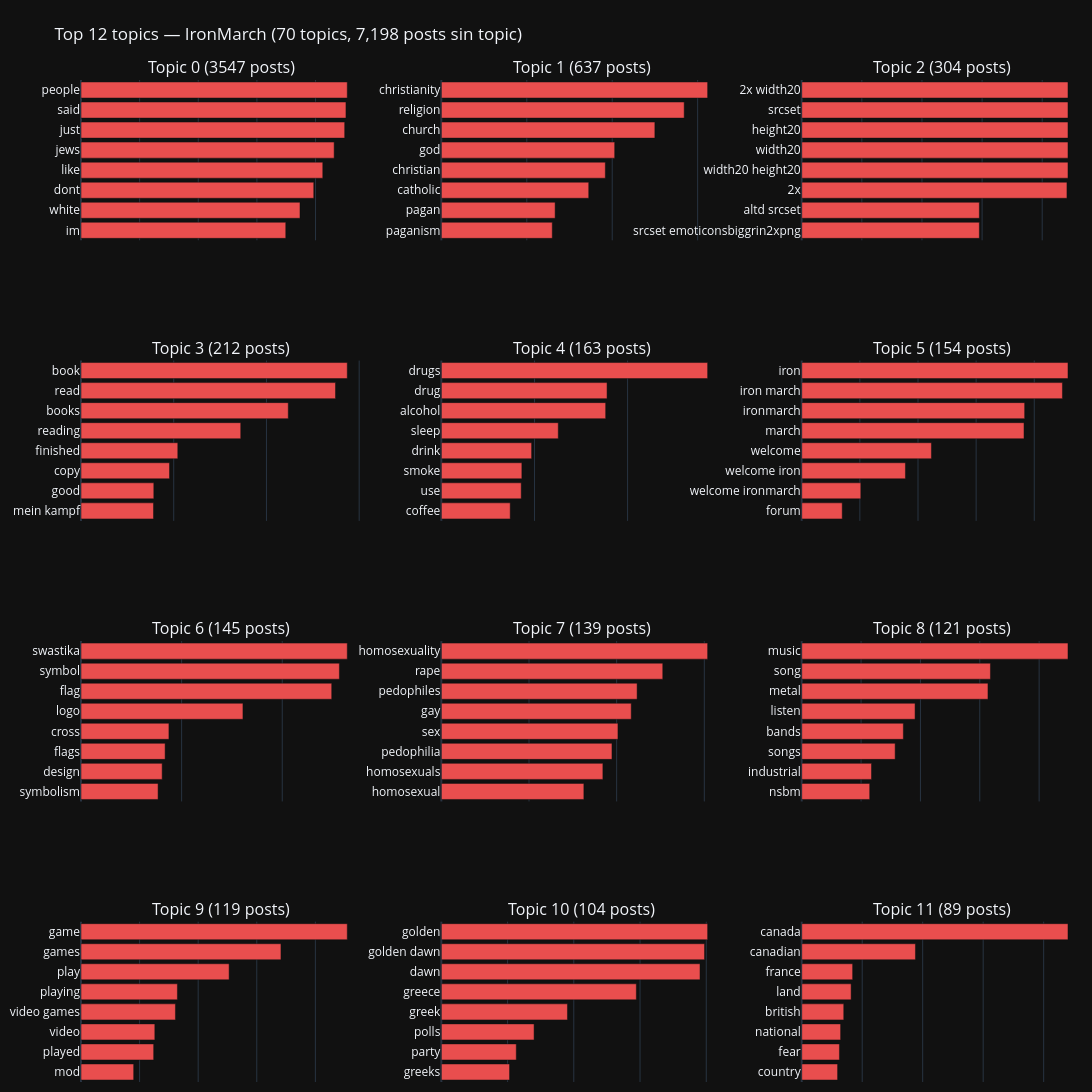

The cell this chart's notebook holds for it:
### Code cell
# Inspeccionar top topics — barchart interactivo de keywords por topic
import plotly.graph_objects as go
from plotly.subplots import make_subplots

topic_info = topic_model.get_topics()
valid_topics = {t: words for t, words in topic_info.items() if t != -1}

# Mostrar top N topics por volumen
topic_sizes = {t: topics.count(t) for t in valid_topics}
top_topic_ids = sorted(topic_sizes, key=topic_sizes.get, reverse=True)[:12]

n_cols = 3
n_rows = (len(top_topic_ids) + n_cols - 1) // n_cols
fig = make_subplots(
    rows=n_rows, cols=n_cols,
    subplot_titles=[f'Topic {t} ({topic_sizes[t]} posts)' for t in top_topic_ids],
    vertical_spacing=0.12, horizontal_spacing=0.08,
)

for idx, t in enumerate(top_topic_ids):
    row = idx // n_cols + 1
    col = idx % n_cols + 1
    words = [w for w, _ in valid_topics[t][:8]]
    scores = [s for _, s in valid_topics[t][:8]]
    fig.add_trace(
        go.Bar(
            x=scores[::-1], y=words[::-1],
            orientation='h',
            marker_color='#E94E4E',
            showlegend=False,
        ),
        row=row, col=col,
    )
    fig.update_xaxes(showticklabels=False, row=row, col=col)

fig.update_layout(
    title=f'Top 12 topics — IronMarch ({n_topics} topics, {topics.count(-1):,} posts sin topic)',
    template='plotly_dark',
    height=280 * n_rows, width=1100,
    margin=dict(l=10, r=10, t=80, b=10),
)
fig.show()

### Figure 1 — Plotly figure (JSON) as saved in the notebook; plotly's stock layout.template omitted (floating-point values rounded to 4 significant figures)
{"data": [{"marker": {"color": "#E94E4E"}, "orientation": "h", "showlegend": false, "type": "bar", "x": [0.006985, 0.00747, 0.00794, 0.008248, 0.008635, 0.008995, 0.009038, 0.009082], "xaxis": "x", "y": ["im", "white", "dont", "like", "jews", "just", "said", "people"], "yaxis": "y"}, {"marker": {"color": "#E94E4E"}, "orientation": "h", "showlegend": false, "type": "bar", "x": [0.01298, 0.01332, 0.01725, 0.01919, 0.02029, 0.02499, 0.02842, 0.03117], "xaxis": "x2", "y": ["paganism", "pagan", "catholic", "christian", "god", "church", "religion", "christianity"], "yaxis": "y2"}, {"marker": {"color": "#E94E4E"}, "orientation": "h", "showlegend": false, "type": "bar", "x": [0.05909, 0.05909, 0.08824, 0.08858, 0.08858, 0.08858, 0.08858, 0.08858], "xaxis": "x3", "y": ["srcset emoticonsbiggrin2xpng", "altd srcset", "2x", "width20 height20", "width20", "height20", "srcset", "2x width20"], "yaxis": "y3"}, {"marker": {"color": "#E94E4E"}, "orientation": "h", "showlegend": false, "type": "bar", "x": [0.01564, 0.01571, 0.01909, 0.02088, 0.03445, 0.04471, 0.05489, 0.05743], "xaxis": "x4", "y": ["mein kampf", "good", "copy", "finished", "reading", "books", "read", "book"], "yaxis": "y4"}, {"marker": {"color": "#E94E4E"}, "orientation": "h", "showlegend": false, "type": "bar", "x": [0.01479, 0.01715, 0.01729, 0.01939, 0.02511, 0.03529, 0.03559, 0.05719], "xaxis": "x5", "y": ["coffee", "use", "smoke", "drink", "sleep", "alcohol", "drug", "drugs"], "yaxis": "y5"}, {"marker": {"color": "#E94E4E"}, "orientation": "h", "showlegend": false, "type": "bar", "x": [0.01393, 0.02033, 0.03568, 0.04463, 0.07647, 0.0767, 0.08969, 0.0916], "xaxis": "x6", "y": ["forum", "welcome ironmarch", "welcome iron", "welcome", "march", "ironmarch", "iron march", "iron"], "yaxis": "y6"}, {"marker": {"color": "#E94E4E"}, "orientation": "h", "showlegend": false, "type": "bar", "x": [0.01532, 0.01613, 0.01672, 0.01748, 0.03219, 0.04984, 0.05136, 0.05293], "xaxis": "x7", "y": ["symbolism", "design", "flags", "cross", "logo", "flag", "symbol", "swastika"], "yaxis": "y7"}, {"marker": {"color": "#E94E4E"}, "orientation": "h", "showlegend": false, "type": "bar", "x": [0.01626, 0.01843, 0.01947, 0.02015, 0.02166, 0.02233, 0.02526, 0.03038], "xaxis": "x8", "y": ["homosexual", "homosexuals", "pedophilia", "sex", "gay", "pedophiles", "rape", "homosexuality"], "yaxis": "y8"}, {"marker": {"color": "#E94E4E"}, "orientation": "h", "showlegend": false, "type": "bar", "x": [0.02291, 0.02352, 0.03148, 0.03424, 0.03819, 0.06276, 0.06359, 0.08972], "xaxis": "x9", "y": ["nsbm", "industrial", "songs", "bands", "listen", "metal", "song", "music"], "yaxis": "y9"}, {"marker": {"color": "#E94E4E"}, "orientation": "h", "showlegend": false, "type": "bar", "x": [0.01799, 0.02481, 0.0252, 0.03224, 0.03291, 0.05056, 0.06826, 0.09089], "xaxis": "x10", "y": ["mod", "played", "video", "video games", "playing", "play", "games", "game"], "yaxis": "y10"}, {"marker": {"color": "#E94E4E"}, "orientation": "h", "showlegend": false, "type": "bar", "x": [0.0206, 0.02263, 0.028, 0.03808, 0.05889, 0.07811, 0.07949, 0.08042], "xaxis": "x11", "y": ["greeks", "party", "polls", "greek", "greece", "dawn", "golden dawn", "golden"], "yaxis": "y11"}, {"marker": {"color": "#E94E4E"}, "orientation": "h", "showlegend": false, "type": "bar", "x": [0.01187, 0.01248, 0.01286, 0.0139, 0.01634, 0.01684, 0.03761, 0.08804], "xaxis": "x12", "y": ["country", "fear", "national", "british", "land", "france", "canadian", "canada"], "yaxis": "y12"}], "layout": {"annotations": [{"font": {"size": 16}, "showarrow": false, "text": "Topic 0 (3547 posts)", "x": 0.14, "xanchor": "center", "xref": "paper", "y": 1.0, "yanchor": "bottom", "yref": "paper"}, {"font": {"size": 16}, "showarrow": false, "text": "Topic 1 (637 posts)", "x": 0.5, "xanchor": "center", "xref": "paper", "y": 1.0, "yanchor": "bottom", "yref": "paper"}, {"font": {"size": 16}, "showarrow": false, "text": "Topic 2 (304 posts)", "x": 0.86, "xanchor": "center", "xref": "paper", "y": 1.0, "yanchor": "bottom", "yref": "paper"}, {"font": {"size": 16}, "showarrow": false, "text": "Topic 3 (212 posts)", "x": 0.14, "xanchor": "center", "xref": "paper", "y": 0.72, "yanchor": "bottom", "yref": "paper"}, {"font": {"size": 16}, "showarrow": false, "text": "Topic 4 (163 posts)", "x": 0.5, "xanchor": "center", "xref": "paper", "y": 0.72, "yanchor": "bottom", "yref": "paper"}, {"font": {"size": 16}, "showarrow": false, "text": "Topic 5 (154 posts)", "x": 0.86, "xanchor": "center", "xref": "paper", "y": 0.72, "yanchor": "bottom", "yref": "paper"}, {"font": {"size": 16}, "showarrow": false, "text": "Topic 6 (145 posts)", "x": 0.14, "xanchor": "center", "xref": "paper", "y": 0.44, "yanchor": "bottom", "yref": "paper"}, {"font": {"size": 16}, "showarrow": false, "text": "Topic 7 (139 posts)", "x": 0.5, "xanchor": "center", "xref": "paper", "y": 0.44, "yanchor": "bottom", "yref": "paper"}, {"font": {"size": 16}, "showarrow": false, "text": "Topic 8 (121 posts)", "x": 0.86, "xanchor": "center", "xref": "paper", "y": 0.44, "yanchor": "bottom", "yref": "paper"}, {"font": {"size": 16}, "showarrow": false, "text": "Topic 9 (119 posts)", "x": 0.14, "xanchor": "center", "xref": "paper", "y": 0.16, "yanchor": "bottom", "yref": "paper"}, {"font": {"size": 16}, "showarrow": false, "text": "Topic 10 (104 posts)", "x": 0.5, "xanchor": "center", "xref": "paper", "y": 0.16, "yanchor": "bottom", "yref": "paper"}, {"font": {"size": 16}, "showarrow": false, "text": "Topic 11 (89 posts)", "x": 0.86, "xanchor": "center", "xref": "paper", "y": 0.16, "yanchor": "bottom", "yref": "paper"}], "height": 1120, "margin": {"b": 10, "l": 10, "r": 10, "t": 80}, "title": {"text": "Top 12 topics — IronMarch (70 topics, 7,198 posts sin topic)"}, "width": 1100, "xaxis": {"anchor": "y", "domain": [0.0, 0.28], "showticklabels": false}, "xaxis10": {"anchor": "y10", "domain": [0.0, 0.28], "showticklabels": false}, "xaxis11": {"anchor": "y11", "domain": [0.36, 0.64], "showticklabels": false}, "xaxis12": {"anchor": "y12", "domain": [0.72, 1.0], "showticklabels": false}, "xaxis2": {"anchor": "y2", "domain": [0.36, 0.64], "showticklabels": false}, "xaxis3": {"anchor": "y3", "domain": [0.72, 1.0], "showticklabels": false}, "xaxis4": {"anchor": "y4", "domain": [0.0, 0.28], "showticklabels": false}, "xaxis5": {"anchor": "y5", "domain": [0.36, 0.64], "showticklabels": false}, "xaxis6": {"anchor": "y6", "domain": [0.72, 1.0], "showticklabels": false}, "xaxis7": {"anchor": "y7", "domain": [0.0, 0.28], "showticklabels": false}, "xaxis8": {"anchor": "y8", "domain": [0.36, 0.64], "showticklabels": false}, "xaxis9": {"anchor": "y9", "domain": [0.72, 1.0], "showticklabels": false}, "yaxis": {"anchor": "x", "domain": [0.84, 1.0]}, "yaxis10": {"anchor": "x10", "domain": [0.0, 0.16]}, "yaxis11": {"anchor": "x11", "domain": [0.0, 0.16]}, "yaxis12": {"anchor": "x12", "domain": [0.0, 0.16]}, "yaxis2": {"anchor": "x2", "domain": [0.84, 1.0]}, "yaxis3": {"anchor": "x3", "domain": [0.84, 1.0]}, "yaxis4": {"anchor": "x4", "domain": [0.56, 0.72]}, "yaxis5": {"anchor": "x5", "domain": [0.56, 0.72]}, "yaxis6": {"anchor": "x6", "domain": [0.56, 0.72]}, "yaxis7": {"anchor": "x7", "domain": [0.28, 0.44]}, "yaxis8": {"anchor": "x8", "domain": [0.28, 0.44]}, "yaxis9": {"anchor": "x9", "domain": [0.28, 0.44]}}}
